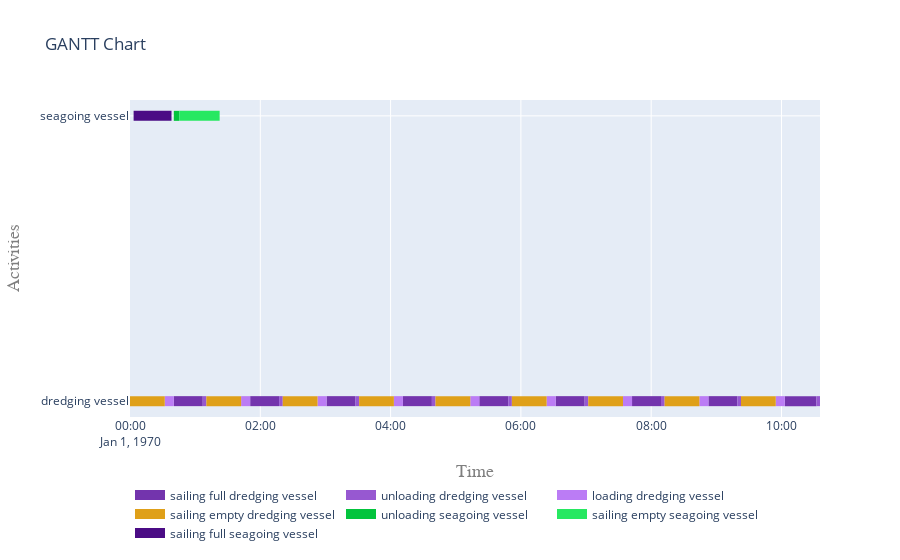

The notebook cell saved with this chart:
### Markdown cell above
##### 5.2. Visualize gantt chart

### Code cell
plot.get_gantt_chart([vessel01,vessel02], id_map=[activities_dredging_vessel, activities_seagoing_vessel])

### Figure 1 — Plotly figure (JSON) as saved in the notebook; plotly's stock layout.template omitted (floating-point values rounded to 4 significant figures)
{"data": [{"connectgaps": false, "hoverinfo": "y+name", "line": {"color": "rgb(115,52,173)", "width": 10}, "mode": "lines", "name": "sailing full dredging vessel", "type": "scatter", "x": ["1970-01-01T00:40:20.113018", "1970-01-01T00:40:20.113018", "1970-01-01T01:07:00.207200", "1970-01-01T01:07:00.207200", "1970-01-01T01:07:00.207200", "1970-01-01T01:50:40.320219", "1970-01-01T01:50:40.320219", "1970-01-01T02:17:20.414401", "1970-01-01T02:17:20.414401", "1970-01-01T02:17:20.414401", "1970-01-01T03:01:00.527419", "1970-01-01T03:01:00.527419", "1970-01-01T03:27:40.621601", "1970-01-01T03:27:40.621601", "1970-01-01T03:27:40.621601", "1970-01-01T04:11:20.734620", "1970-01-01T04:11:20.734620", "1970-01-01T04:38:00.828802", "1970-01-01T04:38:00.828802", "1970-01-01T04:38:00.828802", "1970-01-01T05:21:40.941820", "1970-01-01T05:21:40.941820", "1970-01-01T05:48:21.036002", "1970-01-01T05:48:21.036002", "1970-01-01T05:48:21.036002", "1970-01-01T06:32:01.149021", "1970-01-01T06:32:01.149021", "1970-01-01T06:58:41.243203", "1970-01-01T06:58:41.243203", "1970-01-01T06:58:41.243203", "1970-01-01T07:42:21.356221", "1970-01-01T07:42:21.356221", "1970-01-01T08:09:01.450403", "1970-01-01T08:09:01.450403", "1970-01-01T08:09:01.450403", "1970-01-01T08:52:41.563422", "1970-01-01T08:52:41.563422", "1970-01-01T09:19:21.657604", "1970-01-01T09:19:21.657604", "1970-01-01T09:19:21.657604", "1970-01-01T10:03:01.770622", "1970-01-01T10:03:01.770622", "1970-01-01T10:32:07.327912", "1970-01-01T10:32:07.327912", "1970-01-01T10:32:07.327912"], "y": ["dredging vessel", "dredging vessel", "dredging vessel", "dredging vessel", null, "dredging vessel", "dredging vessel", "dredging vessel", "dredging vessel", null, "dredging vessel", "dredging vessel", "dredging vessel", "dredging vessel", null, "dredging vessel", "dredging vessel", "dredging vessel", "dredging vessel", null, "dredging vessel", "dredging vessel", "dredging vessel", "dredging vessel", null, "dredging vessel", "dredging vessel", "dredging vessel", "dredging vessel", null, "dredging vessel", "dredging vessel", "dredging vessel", "dredging vessel", null, "dredging vessel", "dredging vessel", "dredging vessel", "dredging vessel", null, "dredging vessel", "dredging vessel", "dredging vessel", "dredging vessel", null]}, {"connectgaps": false, "hoverinfo": "y+name", "line": {"color": "rgb(151,88,209)", "width": 10}, "mode": "lines", "name": "unloading dredging vessel", "type": "scatter", "x": ["1970-01-01T01:07:00.207200", "1970-01-01T01:07:00.207200", "1970-01-01T01:10:20.207200", "1970-01-01T01:10:20.207200", "1970-01-01T01:10:20.207200", "1970-01-01T02:17:20.414401", "1970-01-01T02:17:20.414401", "1970-01-01T02:20:40.414401", "1970-01-01T02:20:40.414401", "1970-01-01T02:20:40.414401", "1970-01-01T03:27:40.621601", "1970-01-01T03:27:40.621601", "1970-01-01T03:31:00.621601", "1970-01-01T03:31:00.621601", "1970-01-01T03:31:00.621601", "1970-01-01T04:38:00.828802", "1970-01-01T04:38:00.828802", "1970-01-01T04:41:20.828802", "1970-01-01T04:41:20.828802", "1970-01-01T04:41:20.828802", "1970-01-01T05:48:21.036002", "1970-01-01T05:48:21.036002", "1970-01-01T05:51:41.036002", "1970-01-01T05:51:41.036002", "1970-01-01T05:51:41.036002", "1970-01-01T06:58:41.243203", "1970-01-01T06:58:41.243203", "1970-01-01T07:02:01.243203", "1970-01-01T07:02:01.243203", "1970-01-01T07:02:01.243203", "1970-01-01T08:09:01.450403", "1970-01-01T08:09:01.450403", "1970-01-01T08:12:21.450403", "1970-01-01T08:12:21.450403", "1970-01-01T08:12:21.450403", "1970-01-01T09:19:21.657604", "1970-01-01T09:19:21.657604", "1970-01-01T09:22:41.657604", "1970-01-01T09:22:41.657604", "1970-01-01T09:22:41.657604", "1970-01-01T10:32:07.327912", "1970-01-01T10:32:07.327912", "1970-01-01T10:35:27.327912", "1970-01-01T10:35:27.327912", "1970-01-01T10:35:27.327912"], "y": ["dredging vessel", "dredging vessel", "dredging vessel", "dredging vessel", null, "dredging vessel", "dredging vessel", "dredging vessel", "dredging vessel", null, "dredging vessel", "dredging vessel", "dredging vessel", "dredging vessel", null, "dredging vessel", "dredging vessel", "dredging vessel", "dredging vessel", null, "dredging vessel", "dredging vessel", "dredging vessel", "dredging vessel", null, "dredging vessel", "dredging vessel", "dredging vessel", "dredging vessel", null, "dredging vessel", "dredging vessel", "dredging vessel", "dredging vessel", null, "dredging vessel", "dredging vessel", "dredging vessel", "dredging vessel", null, "dredging vessel", "dredging vessel", "dredging vessel", "dredging vessel", null]}, {"connectgaps": false, "hoverinfo": "y+name", "line": {"color": "rgb(187,124,245)", "width": 10}, "mode": "lines", "name": "loading dredging vessel", "type": "scatter", "x": ["1970-01-01T00:32:00.113018", "1970-01-01T00:32:00.113018", "1970-01-01T00:40:20.113018", "1970-01-01T00:40:20.113018", "1970-01-01T00:40:20.113018", "1970-01-01T01:42:20.320219", "1970-01-01T01:42:20.320219", "1970-01-01T01:50:40.320219", "1970-01-01T01:50:40.320219", "1970-01-01T01:50:40.320219", "1970-01-01T02:52:40.527419", "1970-01-01T02:52:40.527419", "1970-01-01T03:01:00.527419", "1970-01-01T03:01:00.527419", "1970-01-01T03:01:00.527419", "1970-01-01T04:03:00.734620", "1970-01-01T04:03:00.734620", "1970-01-01T04:11:20.734620", "1970-01-01T04:11:20.734620", "1970-01-01T04:11:20.734620", "1970-01-01T05:13:20.941820", "1970-01-01T05:13:20.941820", "1970-01-01T05:21:40.941820", "1970-01-01T05:21:40.941820", "1970-01-01T05:21:40.941820", "1970-01-01T06:23:41.149021", "1970-01-01T06:23:41.149021", "1970-01-01T06:32:01.149021", "1970-01-01T06:32:01.149021", "1970-01-01T06:32:01.149021", "1970-01-01T07:34:01.356221", "1970-01-01T07:34:01.356221", "1970-01-01T07:42:21.356221", "1970-01-01T07:42:21.356221", "1970-01-01T07:42:21.356221", "1970-01-01T08:44:21.563422", "1970-01-01T08:44:21.563422", "1970-01-01T08:52:41.563422", "1970-01-01T08:52:41.563422", "1970-01-01T08:52:41.563422", "1970-01-01T09:54:41.770622", "1970-01-01T09:54:41.770622", "1970-01-01T10:03:01.770622", "1970-01-01T10:03:01.770622", "1970-01-01T10:03:01.770622"], "y": ["dredging vessel", "dredging vessel", "dredging vessel", "dredging vessel", null, "dredging vessel", "dredging vessel", "dredging vessel", "dredging vessel", null, "dredging vessel", "dredging vessel", "dredging vessel", "dredging vessel", null, "dredging vessel", "dredging vessel", "dredging vessel", "dredging vessel", null, "dredging vessel", "dredging vessel", "dredging vessel", "dredging vessel", null, "dredging vessel", "dredging vessel", "dredging vessel", "dredging vessel", null, "dredging vessel", "dredging vessel", "dredging vessel", "dredging vessel", null, "dredging vessel", "dredging vessel", "dredging vessel", "dredging vessel", null, "dredging vessel", "dredging vessel", "dredging vessel", "dredging vessel", null]}, {"connectgaps": false, "hoverinfo": "y+name", "line": {"color": "rgb(223,160,25)", "width": 10}, "mode": "lines", "name": "sailing empty dredging vessel", "type": "scatter", "x": ["1970-01-01T00:00:00", "1970-01-01T00:00:00", "1970-01-01T00:32:00.113018", "1970-01-01T00:32:00.113018", "1970-01-01T00:32:00.113018", "1970-01-01T01:10:20.207200", "1970-01-01T01:10:20.207200", "1970-01-01T01:42:20.320219", "1970-01-01T01:42:20.320219", "1970-01-01T01:42:20.320219", "1970-01-01T02:20:40.414401", "1970-01-01T02:20:40.414401", "1970-01-01T02:52:40.527419", "1970-01-01T02:52:40.527419", "1970-01-01T02:52:40.527419", "1970-01-01T03:31:00.621601", "1970-01-01T03:31:00.621601", "1970-01-01T04:03:00.734620", "1970-01-01T04:03:00.734620", "1970-01-01T04:03:00.734620", "1970-01-01T04:41:20.828802", "1970-01-01T04:41:20.828802", "1970-01-01T05:13:20.941820", "1970-01-01T05:13:20.941820", "1970-01-01T05:13:20.941820", "1970-01-01T05:51:41.036002", "1970-01-01T05:51:41.036002", "1970-01-01T06:23:41.149021", "1970-01-01T06:23:41.149021", "1970-01-01T06:23:41.149021", "1970-01-01T07:02:01.243203", "1970-01-01T07:02:01.243203", "1970-01-01T07:34:01.356221", "1970-01-01T07:34:01.356221", "1970-01-01T07:34:01.356221", "1970-01-01T08:12:21.450403", "1970-01-01T08:12:21.450403", "1970-01-01T08:44:21.563422", "1970-01-01T08:44:21.563422", "1970-01-01T08:44:21.563422", "1970-01-01T09:22:41.657604", "1970-01-01T09:22:41.657604", "1970-01-01T09:54:41.770622", "1970-01-01T09:54:41.770622", "1970-01-01T09:54:41.770622"], "y": ["dredging vessel", "dredging vessel", "dredging vessel", "dredging vessel", null, "dredging vessel", "dredging vessel", "dredging vessel", "dredging vessel", null, "dredging vessel", "dredging vessel", "dredging vessel", "dredging vessel", null, "dredging vessel", "dredging vessel", "dredging vessel", "dredging vessel", null, "dredging vessel", "dredging vessel", "dredging vessel", "dredging vessel", null, "dredging vessel", "dredging vessel", "dredging vessel", "dredging vessel", null, "dredging vessel", "dredging vessel", "dredging vessel", "dredging vessel", null, "dredging vessel", "dredging vessel", "dredging vessel", "dredging vessel", null, "dredging vessel", "dredging vessel", "dredging vessel", "dredging vessel", null]}, {"connectgaps": false, "hoverinfo": "y+name", "line": {"color": "rgb(3,196,61)", "width": 10}, "mode": "lines", "name": "unloading seagoing vessel", "type": "scatter", "x": ["1970-01-01T00:40:20.113018", "1970-01-01T00:40:20.113018", "1970-01-01T00:45:20.113018", "1970-01-01T00:45:20.113018", "1970-01-01T00:45:20.113018"], "y": ["seagoing vessel", "seagoing vessel", "seagoing vessel", "seagoing vessel", null]}, {"connectgaps": false, "hoverinfo": "y+name", "line": {"color": "rgb(39,232,97)", "width": 10}, "mode": "lines", "name": "sailing empty seagoing vessel", "type": "scatter", "x": ["1970-01-01T00:45:20.113018", "1970-01-01T00:45:20.113018", "1970-01-01T01:22:33.152622", "1970-01-01T01:22:33.152622", "1970-01-01T01:22:33.152622"], "y": ["seagoing vessel", "seagoing vessel", "seagoing vessel", "seagoing vessel", null]}, {"connectgaps": false, "hoverinfo": "y+name", "line": {"color": "rgb(75,12,133)", "width": 10}, "mode": "lines", "name": "sailing full seagoing vessel", "type": "scatter", "x": ["1970-01-01T00:03:20", "1970-01-01T00:03:20", "1970-01-01T00:38:13.474629", "1970-01-01T00:38:13.474629", "1970-01-01T00:38:13.474629"], "y": ["seagoing vessel", "seagoing vessel", "seagoing vessel", "seagoing vessel", null]}], "layout": {"hovermode": "closest", "legend": {"orientation": "h", "x": 0, "y": -0.2}, "title": {"text": "GANTT Chart"}, "xaxis": {"range": ["1970-01-01T00:00:00", "1970-01-01T10:35:27.327912"], "title": {"font": {"color": "#7f7f7f", "family": "Courier New, monospace", "size": 18}, "text": "Time"}}, "yaxis": {"title": {"font": {"color": "#7f7f7f", "family": "Courier New, monospace", "size": 18}, "text": "Activities"}}}}
